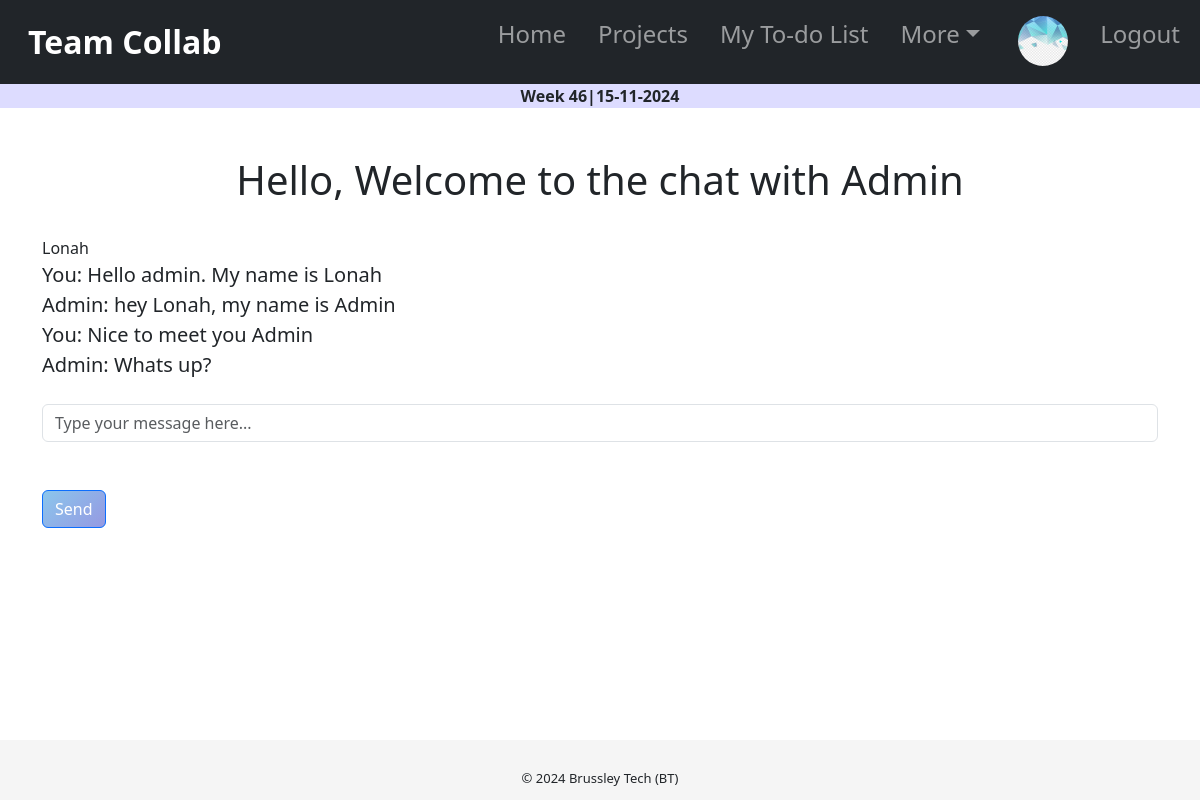
Before: /chat/chat/1/ (signed in) with the older database file.
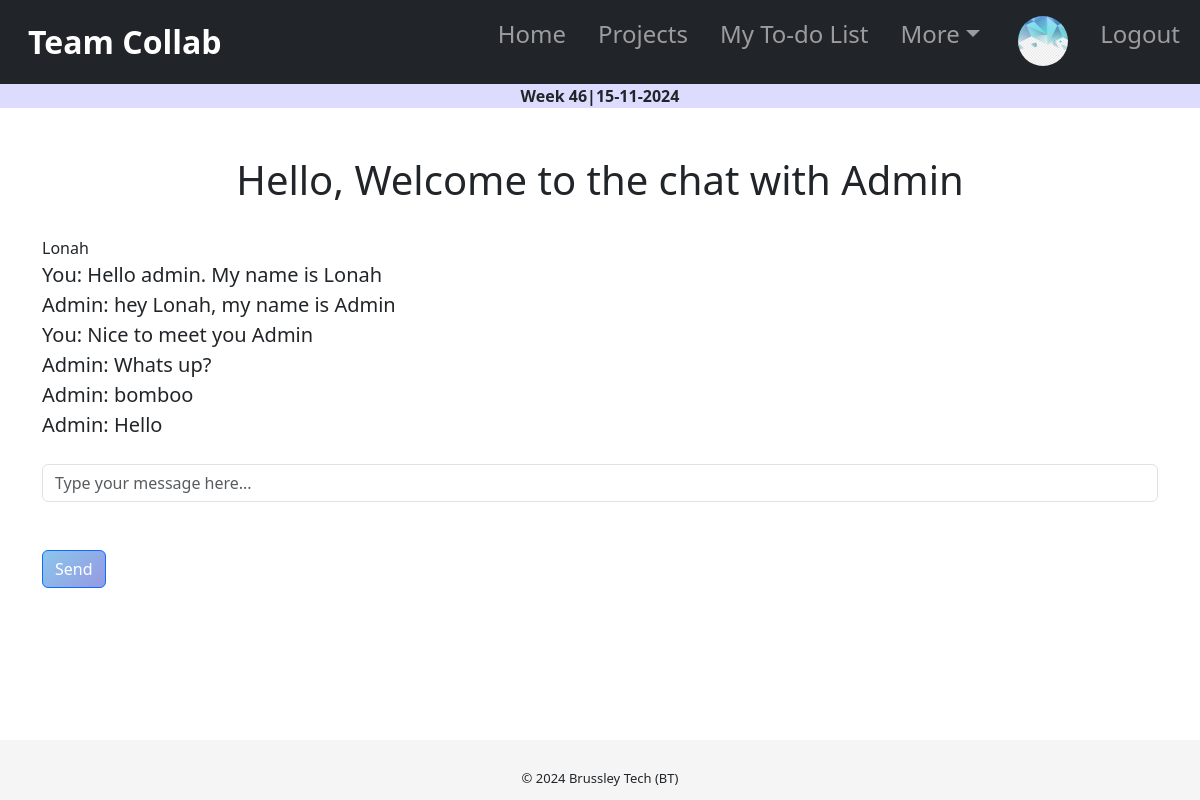
After: the same page with the newer database file.
### chat/models.py (models this page shows)
class Message(models.Model):
    sender = models.ForeignKey(User, on_delete=models.CASCADE, related_name='sent_messages')
    receiver = models.ForeignKey(User, on_delete=models.CASCADE, related_name='received_messages')
    content = models.TextField()
    timestamp = models.DateTimeField(auto_now_add=True)
    def __str__(self):
        return f"{self.sender} -> {self.receiver}: {self.content}"

### chat/views.py (the view, shortened to what this page needs)
# urls.py: path('chat/<int:user_id>/', views.chat_room, name='chat_room'),
@login_required
def chat_room(request, user_id):
    receiver = User.objects.get(id=user_id)
    form = MessageForm()
    messages_chats_sent = Message.objects.filter(receiver=receiver, sender=request.user)
    messages_chats_received = Message.objects.filter(receiver=request.user, sender=receiver)
    messages_chats = messages_chats_sent.union(messages_chats_received)
    print("Message chats: ", messages_chats )
    return render(request, 'chat/chat_room.html', {'receiver': receiver, 'sender': request.user,'form': form, 'messages_chats': messages_chats})

### chat/forms.py
class MessageForm(forms.ModelForm):
    class Meta:
        model = Message
        fields = ['content']
        widgets = {
            "content": forms.TextInput(attrs={'class': 'form-control', 'placeholder': 'Type your message here...'}),
        }

### chat/templates/chat/chat_room.html (shortened to what this page needs)
{% extends 'tasks/base.html' %}
{% block content %}
<br>
<br>
<div class="container">
  <center><h1>Hello, Welcome to the chat with {{ receiver.username }}</h1></center>
<br>
{{sender}}
<div class="chat__item__container" id="id_chat_item_container" style="font-size: 20px">
  {% for message in messages_chats %}
    {% if message.sender == sender %}
      <div>You: {{ message.content }}</div>
    {% else %}
      <div>{{ message.sender }}: {{ message.content }}</div>
    {% endif %}
  {% endfor %}
</div>
<br>
<form id="message-form">
  {{ form.content }}
  <br>
  <br>
  <button type="submit" class="btn btn-primary">Send</button>
</form>
</div>
{% endblock %}

Changed rows visible on the page:
added Message: sender "Admin", content "bomboo"
added Message: sender "Admin", content "Hello"
